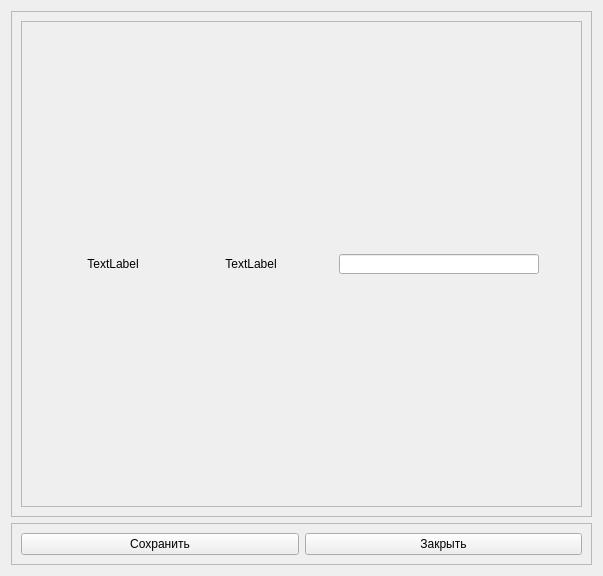
<?xml version="1.0" encoding="UTF-8"?>
<ui version="4.0">
 <class>Form</class>
 <widget class="QWidget" name="Form">
  <property name="geometry">
   <rect>
    <x>0</x>
    <y>0</y>
    <width>603</width>
    <height>576</height>
   </rect>
  </property>
  <property name="windowTitle">
   <string>Form</string>
  </property>
  <layout class="QVBoxLayout" name="verticalLayout">
   <item>
    <widget class="QFrame" name="frame">
     <property name="frameShape">
      <enum>QFrame::StyledPanel</enum>
     </property>
     <property name="frameShadow">
      <enum>QFrame::Raised</enum>
     </property>
     <layout class="QVBoxLayout" name="verticalLayout_2">
      <item>
       <widget class="QScrollArea" name="scrollArea">
        <property name="widgetResizable">
         <bool>true</bool>
        </property>
        <widget class="QWidget" name="scrollAreaWidgetContents">
         <property name="geometry">
          <rect>
           <x>0</x>
           <y>0</y>
           <width>563</width>
           <height>487</height>
          </rect>
         </property>
         <layout class="QVBoxLayout" name="verticalLayout_3">
          <item>
           <layout class="QVBoxLayout" name="verticalLayout_4">
            <item>
             <layout class="QHBoxLayout" name="horizontalLayout_3">
              <item>
               <widget class="QLabel" name="label_2">
                <property name="minimumSize">
                 <size>
                  <width>100</width>
                  <height>30</height>
                 </size>
                </property>
                <property name="maximumSize">
                 <size>
                  <width>100</width>
                  <height>30</height>
                 </size>
                </property>
                <property name="text">
                 <string>TextLabel</string>
                </property>
                <property name="alignment">
                 <set>Qt::AlignCenter</set>
                </property>
               </widget>
              </item>
              <item>
               <widget class="QLabel" name="label">
                <property name="minimumSize">
                 <size>
                  <width>100</width>
                  <height>30</height>
                 </size>
                </property>
                <property name="maximumSize">
                 <size>
                  <width>100</width>
                  <height>30</height>
                 </size>
                </property>
                <property name="text">
                 <string>TextLabel</string>
                </property>
                <property name="alignment">
                 <set>Qt::AlignCenter</set>
                </property>
               </widget>
              </item>
              <item>
               <widget class="QLineEdit" name="lineEdit">
                <property name="minimumSize">
                 <size>
                  <width>200</width>
                  <height>20</height>
                 </size>
                </property>
                <property name="maximumSize">
                 <size>
                  <width>200</width>
                  <height>20</height>
                 </size>
                </property>
               </widget>
              </item>
             </layout>
            </item>
           </layout>
          </item>
         </layout>
        </widget>
       </widget>
      </item>
     </layout>
    </widget>
   </item>
   <item>
    <widget class="QFrame" name="frame_2">
     <property name="frameShape">
      <enum>QFrame::StyledPanel</enum>
     </property>
     <property name="frameShadow">
      <enum>QFrame::Raised</enum>
     </property>
     <layout class="QHBoxLayout" name="horizontalLayout">
      <item>
       <widget class="QPushButton" name="pushButton">
        <property name="text">
         <string>Сохранить</string>
        </property>
       </widget>
      </item>
      <item>
       <widget class="QPushButton" name="pushButton_2">
        <property name="text">
         <string>Закрыть</string>
        </property>
       </widget>
      </item>
     </layout>
    </widget>
   </item>
  </layout>
 </widget>
 <resources>
  <include location="../res.qrc"/>
 </resources>
 <connections/>
</ui>
